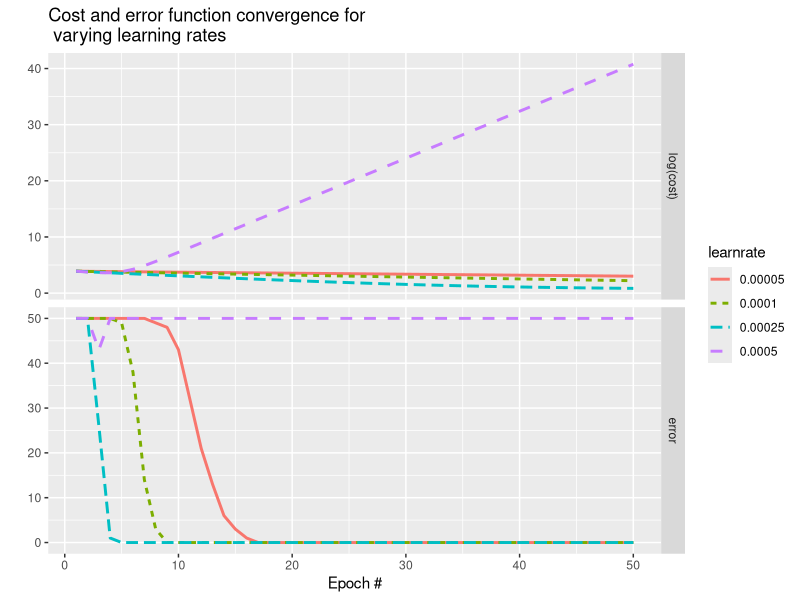

Write the R code that produced this figure.
##
##  Iris dataset and preprocesing:
##  ==============================

# load the iris dataset
data(iris)
str(iris)

# sepal and petal dimensions
X <- iris[1:100, 1:4]
names(X) <- tolower(names(X))

# initialize X_std dataframe
X_std <- iris[1:100, 1:4]

# define standardized data set
for (i in 1:4) {
  X_std[, i] <- (X[, i]-mean(X[, i]))/sd(X[, i])
}

# first few rows of both data frames
head(X)


head(X_std)


# binary classification vector according to species: setosa(-1), versicolor(1)
y <- rep(1, 100)
y[which(iris[, 5] == "setosa")] <- -1
y[which(iris[, 5] == "versicolor")] <- 1

# pre-process non-separable data points (ns stands for non-separable)
# sepal and petal dimensions
Xns <- iris[51:150, 1:4]
names(Xns) <- tolower(names(Xns))

# initialize X_std dataframe
Xns_std <- iris[51:150, 1:4]

# define standardized data set
for (i in 1:4) {
  Xns_std[, i] <- (Xns[, i]-mean(Xns[, i]))/sd(Xns[, i])
}

# binary classification vector according to species: setosa(-1), versicolor(1)
yns <- rep(1, 100)
l1 <- sum(iris[, 5] == "versicolor")
l2 <- sum(iris[, 5] == "virginica")
yns[1:l1] <- -1
yns[(l1+1):(l1+l2)] <- 1
dim(Xns)


length(yns)


##
##  ADAptive LInear NEuron algorithms (Gradient Descent)
##  ====================================================

adalineGD <- function(X, y, n_iter=10, eta=0.01) {
  
  # extend input vector and initialize extended weight
  X[, dim(X)[2] + 1] <- 1 
  X <- as.matrix(X)
  w <- as.matrix(rep(0, dim(X)[2]))
  
  # initialize cost values - gets updated according to epochnums -                number of epochs
  cost <- rep(0, n_iter)
  error <- rep(0, n_iter)
  
  # loop over the number of epochs
  for (i in 1:n_iter) {
    
    # find the number of wrong prediction before weight update
    for (j in 1:dim(X)[1]) {
      
      # compute net input
      z <- sum(w * X[j, ])
      
      # quantizer
      if(z < 0.0) {
        ypred <- -1
      } else {
        ypred <- 1
      }
      
      # comparison with actual labels and counting error
      if(ypred != y[j]) {
        error[i] <- error[i] + 1
      }
    }
    cost[i] <- sum((y - X %*% w)^2)/2
    
    # update weight according to gradient descent
    w <- w + eta*t(X) %*% (y - X %*% w)
  }
  
  # data frame consisting of cost and error info
  infomatrix <- matrix(rep(0, 3 * n_iter), nrow = n_iter, ncol = 3)
  infomatrix[, 1] <- 1:n_iter
  infomatrix[, 2] <- log(cost)
  infomatrix[, 3] <- error
  
  infodf <- as.data.frame(infomatrix)
  names(infodf) <- c("epoch", "log(cost)", "error")
  
  return(infodf)
}

##
## 
##

library(ggplot2)
library(reshape2)

# set the number of sweeps through the entire data set 
n_iter <- 50

# the list of learning rates that interests me
eta <- c("0.00005", "0.0001", "0.00025", "0.0005")

# initialize data frames before looping
# adaline applied before standardizing data
result <- adalineGD(X, y, n_iter, as.numeric(eta[1]))
learnrate <- rep(eta[1], dim(result)[1])
result <- cbind(learnrate, result)

# adaline applied after standardizing data
result_std <- adalineGD(X_std, y, n_iter, as.numeric(eta[1]))
learnrate_std <- rep(eta[1], dim(result_std)[1])
result_std <- cbind(learnrate_std, result_std)

# updating the dataframe by row binding cost and error function for each new learning rate
df <- result
df_std <- result_std

# Standardized vs non-standard data: Cost and error function
for(i in 2:length(eta)) {
  
  # adaline applied before standardizing data
  result <- adalineGD(X, y, n_iter, as.numeric(eta[i]))
  learnrate <- rep(eta[i], dim(result)[1])
  result <- cbind(learnrate, result)
  
  # adaline applied after standardizing data
  result_std <- adalineGD(X_std, y, n_iter, as.numeric(eta[i]))
  learnrate_std <- rep(eta[i], dim(result_std)[1])
  result_std <- cbind(learnrate_std, result_std)
  
  # updating the dataframe by row binding cost and error function for each new learning rate
  df <- rbind(df, result)
  df_std <- rbind(df_std, result_std)
}

# long format of data frame
dflong <- melt(df, id.vars=c("epoch", "learnrate"))
df_stdlong <- melt(df_std, id.vars=c("epoch", "learnrate_std"))

head(dflong)

head(df_stdlong)


g <- ggplot(dflong, aes(x=epoch, y=value)) +
  geom_line(aes(color = learnrate, linetype = learnrate), size = 1) +
  facet_grid(variable ~ ., scales="free") + xlab("Epoch #") + ylab("") +
  ggtitle("Cost and error function convergence for \n varying learning rates")
head(df_stdlong)

g_std <- ggplot(df_stdlong, aes(x=epoch, y=value)) +
  geom_line(aes(color = learnrate_std, linetype = learnrate_std), size = 1) +
  facet_grid(variable ~ ., scales="free") + xlab("Epoch #") + ylab("") +
  ggtitle("Cost and error function convergence for \n varying learning rates - standardized data")

# print plots
print(g)